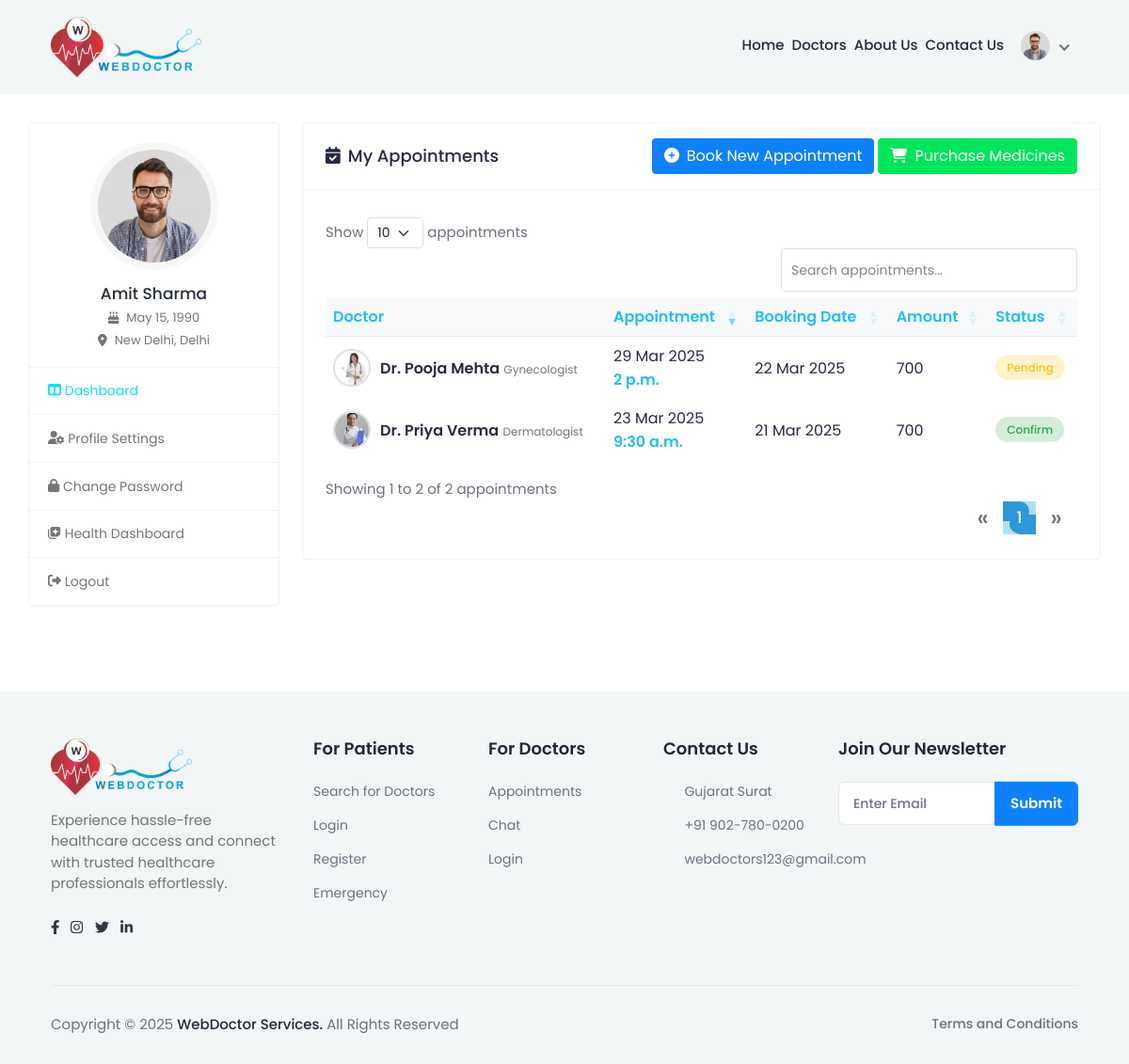
Page /patient_dashboard/ (signed in) on the earlier database version.
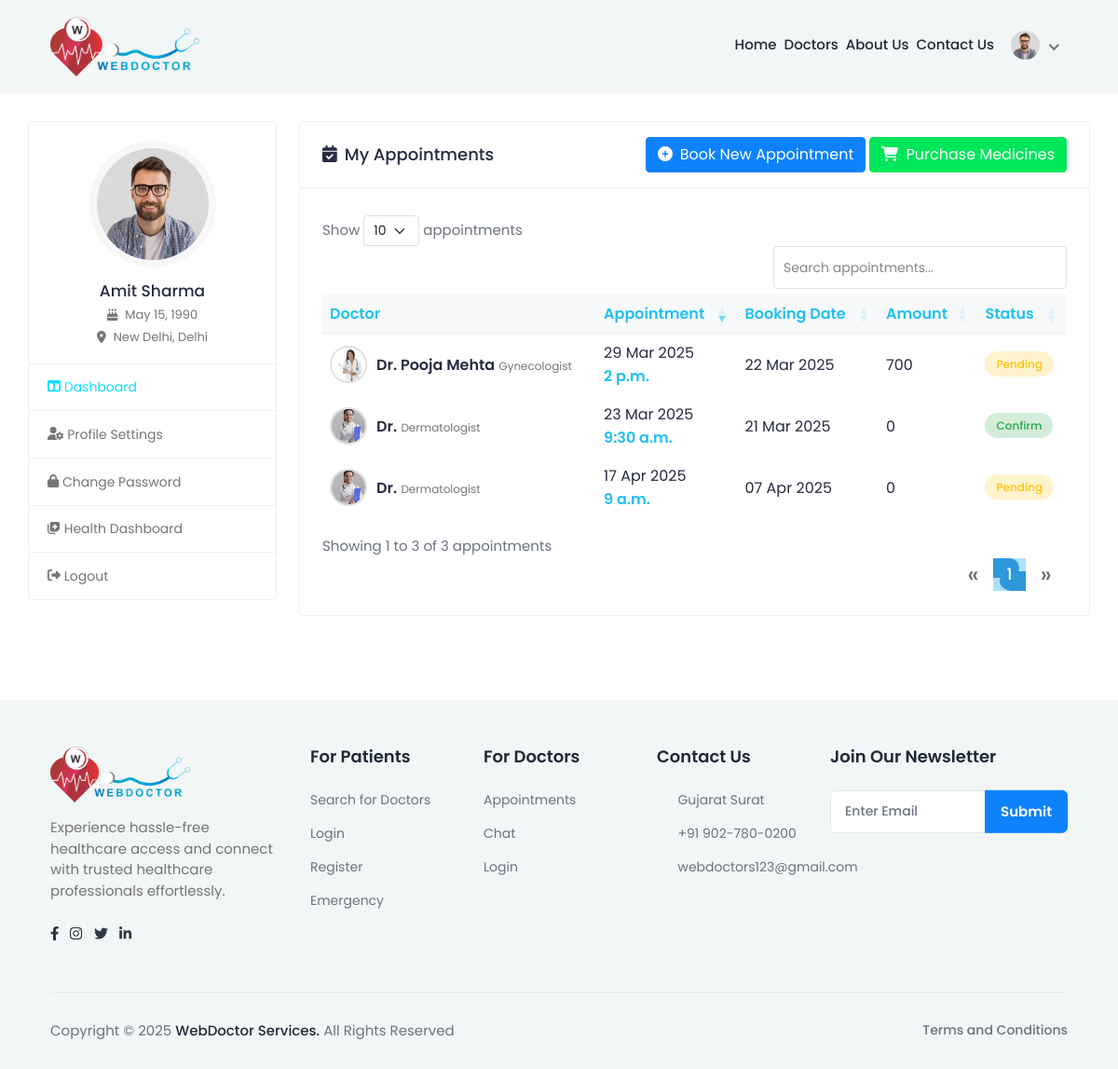
Same page on the later database version.
### myapp/models.py (models this page shows, shortened)
class appointment(models.Model):
     STATUS_CHOICE=[('Pending', 'Pending'), ('Confirm', 'Confirm'), ('Cancelled', 'Cancelled')]
     doctor_id=models.ForeignKey(doctorRegister,on_delete=models.CASCADE)
     patient_id=models.ForeignKey(patientRegister,on_delete=models.CASCADE)
     appointment_date = models.DateField()
     appointment_time = models.TimeField()
     reason = models.TextField(null=True)
     symptoms = models.CharField(max_length=255, blank=True, null=True)
     status = models.CharField(max_length=20, choices=STATUS_CHOICE, default='Pending')
     reason = models.TextField(null=True)
     symptoms = models.CharField(max_length=255, blank=True, null=True)
     booking_date = models.DateField(default=now)
     meeting_link = models.URLField(blank=True, null=True)

class doctorRegister(models.Model):
    GENDER_CHOICES = [
        ('M', 'Male'),
        ('F', 'Female'),
        ('O', 'Other'),
    ]
    AVAILABILITY_CHOICES = [
        ('Available', 'Available'),
        ('Not Available', 'Not Available'),
    ]
    name = models.CharField(max_length=100)
    email = models.EmailField(unique=True)
    phno = models.BigIntegerField(unique=True)
    password = models.CharField(max_length=100)
    profile_img = models.ImageField(upload_to='profile_pics/', null=True, blank=True)
    qualification = models.CharField(max_length=100,blank=True, null=True)
    specialization = models.CharField(max_length=100,blank=True, null=True)
    experience = models.IntegerField(blank=True, null=True)
    address = models.TextField(blank=True, null=True)
    city = models.CharField(max_length=50,blank=True, null=True)
    state = models.CharField(max_length=50,blank=True, null=True)
    clinic_name = models.CharField(max_length=255)
    clinic_address = models.TextField()
    gender = models.CharField(max_length=5, choices=GENDER_CHOICES)
    mci_no = models.CharField(max_length=10,blank=True, null=True)
    fee = models.BigIntegerField(null=True)
    about_me=models.TextField(null=True)
    is_approved = models.BooleanField(default=False)
    is_rejected = models.BooleanField(default=False)
    is_available = models.CharField(max_length=20, choices=AVAILABILITY_CHOICES)  # Updated field

### myapp/views.py (the view)
# urls.py: path('patient_dashboard/', views.patient_dashboard, name='patient_dashboard'),
def patient_dashboard(request):
    patient_id = request.session.get('patient_id')  # Get user ID from session
    if not patient_id:
        return redirect("login")  # Redirect to login if session is empty
    try:
        patient = patientRegister.objects.get(id=patient_id)  # Fetch patient data
        print("Patient Found:", patient.name)  # Debugging
    except patientRegister.DoesNotExist:
        return redirect("login")
    patient = get_object_or_404(patientRegister, id=patient_id)  #  Fetch the patient
    appointment_data_list = appointment.objects.filter(patient_id=patient).select_related('doctor_id')
    return render(request, "patient-dashboard.html",{"patient": patient,"appointment_data_list":appointment_data_list})

### myapp/templates/patient-dashboard.html (shortened to what the changed rows need)
{% load static %}
<html lang="en" style="transform: none" class="fontawesome-i2svg-active fontawesome-i2svg-complete">
<head>
  <link rel="stylesheet" href="https://cdnjs.cloudflare.com/ajax/libs/font-awesome/6.4.0/css/all.min.css"/>
  <link rel="stylesheet" href="{% static 'assets/css/bootstrap.min.css' %}" />
  <link rel="stylesheet" href="https://cdn.datatables.net/1.13.4/css/dataTables.bootstrap5.min.css" />
  <link rel="stylesheet" href="https://cdn.datatables.net/responsive/2.4.1/css/responsive.bootstrap5.min.css" />
  <link rel="stylesheet" href="{% static 'assets/plugins/fontawesome/css/fontawesome.min.css' %}" />
  <link rel="stylesheet" href="{% static 'assets/plugins/fontawesome/css/all.min.css' %}" />
  <link rel="stylesheet" href="{% static 'assets/css/feather.css' %}" />
  <link rel="stylesheet" href="https://cdnjs.cloudflare.com/ajax/libs/jquery-confirm/3.3.2/jquery-confirm.min.css" />
  <link rel="stylesheet" href="{% static 'assets/css/custom.css' %}" />
</head>
<body style="transform: none">
  {% block content %}
  <div class="main-wrapper" style="transform: none">
    <div class="content" style="transform: none; min-height: 385.906px">
      <div class="container-fluid" style="transform: none; padding-top: 50px">
        <div class="row" style="transform: none">
          <div class="col-md-7 col-lg-8 col-xl-9">
            <div class="card">
              <div class="card-body">
                <div class="table-responsive">
                  <table class="table table-hover table-center mb-0 appointment-table" id="appointmentTable">
                    <thead class="h-100">
                      <tr>
                        <th>Doctor</th>
                        <th>Appointment</th>
                        <th>Booking Date</th>
                        <th>Amount</th>
                        <th>Status</th>
                      </tr>
                    </thead>
                    <tbody>
                      {% for appointment in appointment_data_list %}
                      <tr>
                        <td>
                          <div class="doctor-info">
                            {% if appointment.doctor_id.profile_img %}
                            <img src="{{ appointment.doctor_id.profile_img.url }}" alt="Doctor">
                            {% else %}
                            <img src="/static/assets/img/default_profile.png" alt="Doctor">
                            {% endif %}
                            <div>
                              <h2 class="doctor-name">Dr. {{ appointment.doctor_id.name }}</h2>
                              <span class="doctor-specialty">{{ appointment.doctor_id.specialization }}</span>
                            </div>
                          </div>
                        </td>
                        <td>
                          <div>
                            <span class="d-block">{{appointment.appointment_date|date:"d M Y"}}</span>
                            <span class="appointment-time">{{appointment.appointment_time}}</span>
                          </div>
                        </td>
                        <td>{{appointment.booking_date|date:"d M Y"}}</td>
                        <td>{{appointment.doctor_id.fee}}</td>
                        <td>
                          {% if appointment.status == 'Confirm' %}
                          <span class="appointment-status status-confirmed">{{appointment.status}}</span>
                          {% elif appointment.status == 'Pending' %}
                          <span class="appointment-status status-pending">{{appointment.status}}</span>
                          {% elif appointment.status == 'Cancelled' %}
                          <span class="appointment-status status-cancelled">{{appointment.status}}</span>
                          {% else %}
                          <span class="appointment-status">{{appointment.status}}</span>
                          {% endif %}
                        </td>
                      </tr>
                      {% endfor %}
                    </tbody>
                  </table>
                </div>
              </div>
            </div>
          </div>
        </div>
      </div>
    </div>
    {% include "footer.html" %}
    {% endblock %}
</body>
</html>

Differences in the rows shown:
changed through a linked row, appointment "23 Mar 2025": doctor_id.fee "700" → "0"; doctor_id.name "Priya Verma" → (not shown)
added appointment: doctor_id.profile_img (picture), doctor_id.specialization "Dermatologist", appointment_date "17 Apr 2025", appointment_time "9 a.m.", booking_date "07 Apr 2025", doctor_id.fee "0", status "Pending"
Other differences:
text written by a page script: "Show appointments Showing 1 to 2 of 2 appointments « 1 »" → "Show appointments Showing 1 to 3 of 3 appointments « 1 »"
